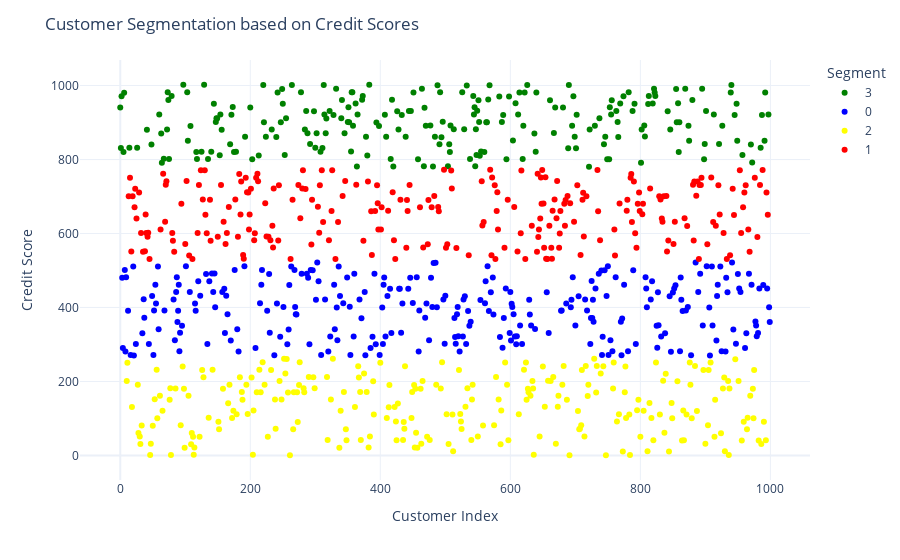

Notebook source saved alongside this figure:
### Code cell
#Visualize the Segment using plotly
fig_segment = px.scatter(cred, x = cred.index , y = "Credit Score", color= "Segment",
                        color_discrete_sequence= ["green", "blue" , "yellow" , "red"])

fig_segment.update_layout(
                    xaxis_title = "Customer Index",
                    yaxis_title = "Credit Score",
                    title = "Customer Segmentation based on Credit Scores"
                        )

fig_segment.show()

### Figure 1 — Plotly figure (JSON) as saved in the notebook; plotly's stock layout.template omitted (floating-point values rounded to 4 significant figures; data arrays with more than 128 entries replaced by an {"elided": "..."} marker saying what was removed)
{"data": [{"hovertemplate": "Segment=3<br>index=%{x}<br>Credit Score=%{y}<extra></extra>", "legendgroup": "3", "marker": {"color": "green", "symbol": "circle"}, "mode": "markers", "name": "3", "orientation": "v", "showlegend": true, "type": "scatter", "x": {"elided": "230 int values"}, "xaxis": "x", "y": {"elided": "230 float values"}, "yaxis": "y"}, {"hovertemplate": "Segment=0<br>index=%{x}<br>Credit Score=%{y}<extra></extra>", "legendgroup": "0", "marker": {"color": "blue", "symbol": "circle"}, "mode": "markers", "name": "0", "orientation": "v", "showlegend": true, "type": "scatter", "x": {"elided": "274 int values"}, "xaxis": "x", "y": {"elided": "274 float values"}, "yaxis": "y"}, {"hovertemplate": "Segment=2<br>index=%{x}<br>Credit Score=%{y}<extra></extra>", "legendgroup": "2", "marker": {"color": "yellow", "symbol": "circle"}, "mode": "markers", "name": "2", "orientation": "v", "showlegend": true, "type": "scatter", "x": {"elided": "250 int values"}, "xaxis": "x", "y": {"elided": "250 float values"}, "yaxis": "y"}, {"hovertemplate": "Segment=1<br>index=%{x}<br>Credit Score=%{y}<extra></extra>", "legendgroup": "1", "marker": {"color": "red", "symbol": "circle"}, "mode": "markers", "name": "1", "orientation": "v", "showlegend": true, "type": "scatter", "x": {"elided": "246 int values"}, "xaxis": "x", "y": {"elided": "246 float values"}, "yaxis": "y"}], "layout": {"legend": {"title": {"text": "Segment"}, "tracegroupgap": 0}, "margin": {"t": 60}, "title": {"text": "Customer Segmentation based on Credit Scores"}, "xaxis": {"anchor": "y", "domain": [0, 1], "title": {"text": "Customer Index"}}, "yaxis": {"anchor": "x", "domain": [0, 1], "title": {"text": "Credit Score"}}}}
